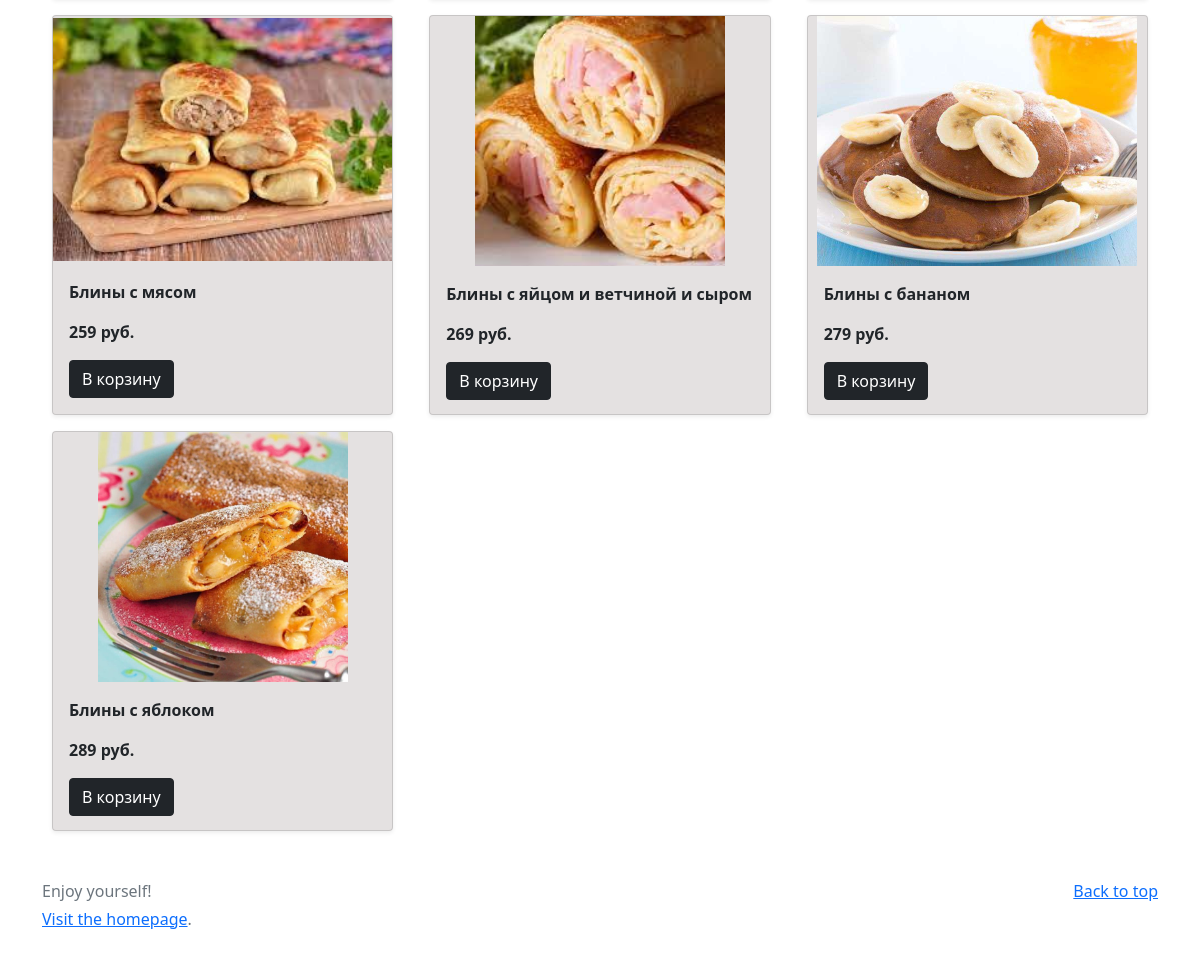
The page /index (lower part) on the database as committed earlier.
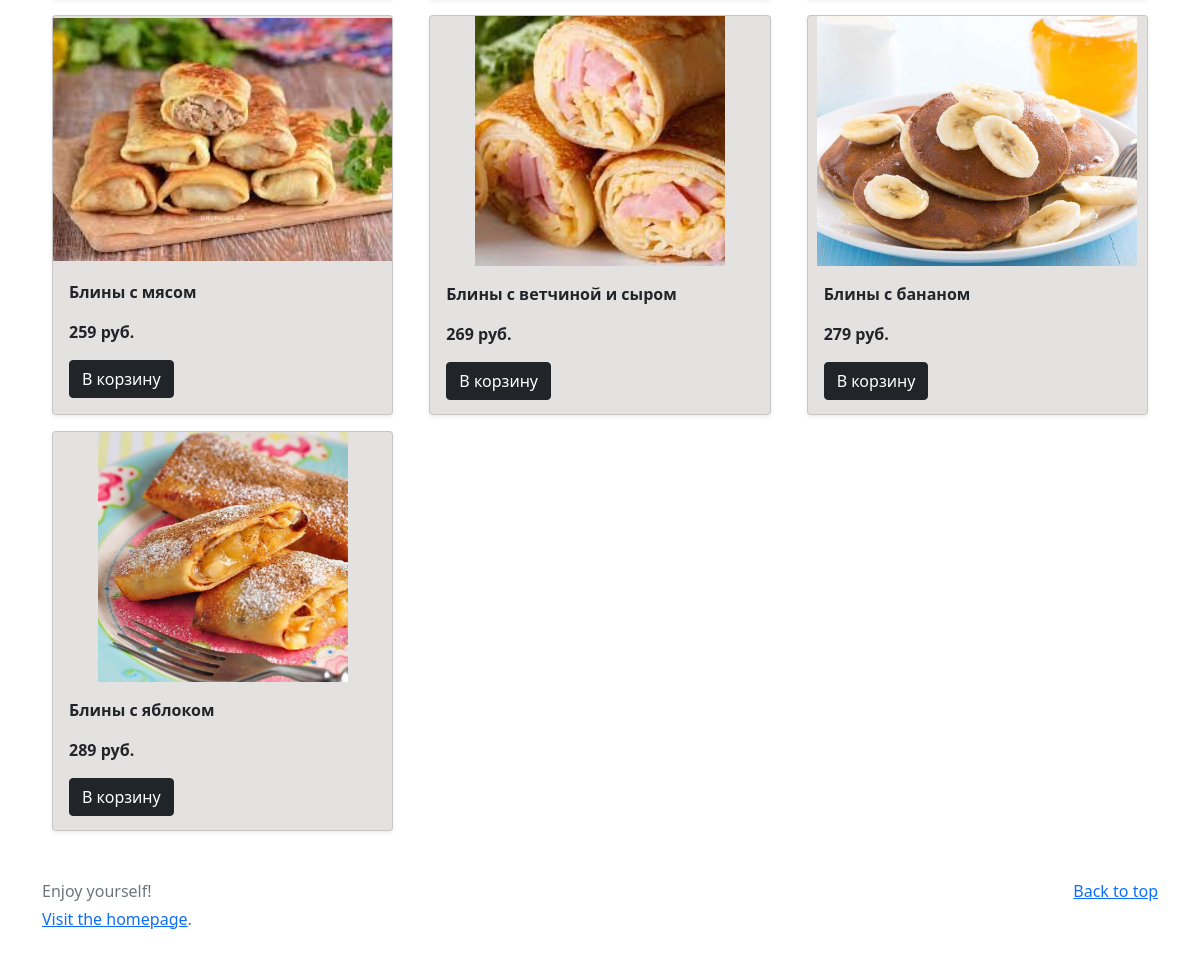
The same page on the database as committed later.
### app.py (models this page shows, shortened)
class Product(db.Model):
    idItem = db.Column(db.Integer, primary_key=True)
    title = db.Column(db.String(50), nullable=False)
    desc = db.Column(db.String(200))
    price = db.Column(db.Integer, nullable=False)
    img = db.Column(db.String, nullable=False)
    idCategory = db.Column(db.Integer, nullable=False)

### main.py (the view)
@app.route('/')
@app.route('/index')
def index():
    products = Product.query.order_by(Product.idItem).all()
    categories = Category.query.all()
    if current_user.is_authenticated:
        recs = pd.read_csv('dataset/recomendations.csv', sep=',')
        rec_cur_user = recs[recs.user_id == current_user.id]
        prod_ids = "(" + ", ".join([str(rec) for rec in rec_cur_user['prod_id'].values]) + ")"
        recomendations = Product.select_data_product_by_ids(prod_ids)
    else:
        recomendations = None
    return render_template('index.html', categories=categories, products=products, recomendations=recomendations)

### templates/index.html (shortened to what this page needs)
{% extends 'base.html' %}
{% block body %}
<main>
    <div id="album py-5 bg-light">
        <div class="container">
            <div class="row row-cols-1 row-cols-sm-2 row-cols-md-3 g-3">
                {% for product in products %}
                    <div class="flex_row">
                        <div class="card shadow-sm">
                            <img class="img" src={{product.img}}>
                            <div class="card-body">
                                <p class="card-text"><b>{{product.title}} </b></p>
                                <p class="card-text"><b>{{product.price}} руб.</b></p>
                                <div class="d-flex justify-content-between align-items-center">
                                    <form action="/index/{{product.idItem}}" method="post">
                                        <button type="submit" class="btn btn-dark" onclick="">В корзину</button>
                                    </form>
                                </div>
                            </div>
                        </div>
                    </div>
                {% endfor %}
            </div>
        </div>
    </div>
</main>
{% endblock %}

### templates/base.html (shortened to what this page needs)
<!doctype html>
<html lang="ru">
<head>
    <link href="https://cdn.jsdelivr.net/npm/bootstrap@5.0.2/dist/css/bootstrap.min.css" rel="stylesheet">
    <link rel="stylesheet" href='/static/style/style.css'/>
</head>
<body>
{% block body %}{% endblock %}
<footer class="text-muted py-5">
  <div class="container">
    <p class="float-end mb-1">
      <a href="#">Back to top</a>
    </p>
    <p class="mb-1">Enjoy yourself!</p>
    <p class="mb-0"> <a href="/">Visit the homepage</a>.</p>
  </div>
</footer>
</body>
</html>

### static/style/style.css (style rules this page uses)
.card { height: 400px; width: 400px; margin-left: 10px; margin-right: 10px; background-color: rgba(201, 196, 196, 0.5); background-blend-mode: multiply; }
.flex_row { display: flex; flex-direction: row; flex: 0 0 33.333333% }
.img { object-fit: contain; height: 250px; }

Rows that differ between the two databases and show on the page:
changed Product: title "Блины с яйцом и ветчиной и сыром" → "Блины с ветчиной и сыром"
